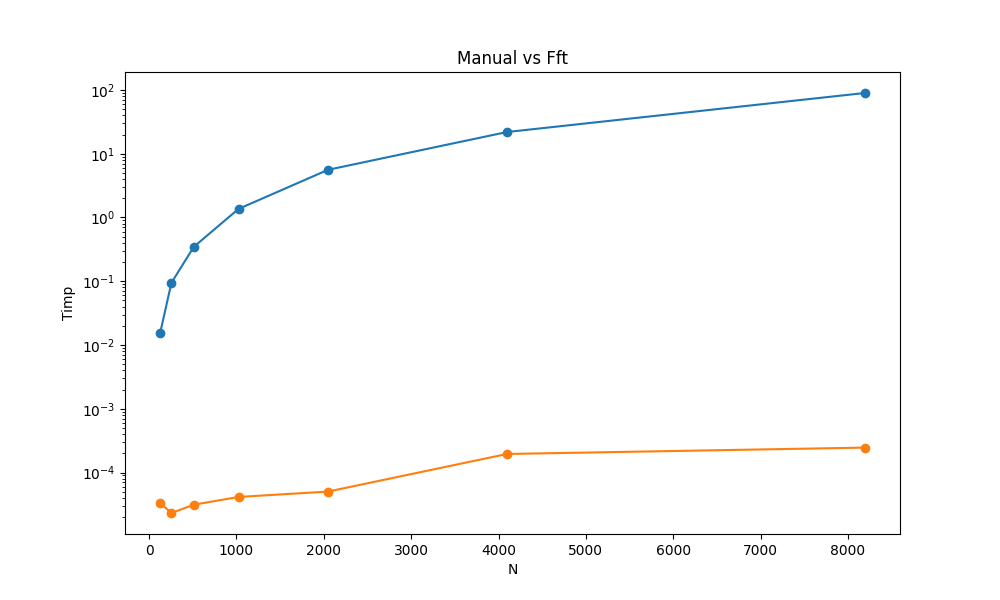

Here is the Python script that generated this plot:
# Codreanu Radu Stefan
# Grupa 461

import time
import numpy as np
import matplotlib.pyplot as plt
from time import perf_counter

# Exercitiul 1

N = [128, 256, 512, 1024, 2048, 4096, 8192]
fourier_manual = []
fourier_fft = []


for step in N:
    
  t = np.linspace(0, 1, step)
  x = np.sin(2 * np.pi * t)
  Fourier_manual = np.zeros((step, step), dtype=complex)
  # Manual Fourier implementation
  start_manual = time.time()
  for m in range(step):
      for n in range(step):
          Fourier_manual[m][n] = np.exp(2 * np.pi * 1j * m * n / step)

  X = np.dot(Fourier_manual, x)
  end_manual = time.time()
  fourier_manual.append(end_manual - start_manual)

  # FFT Fourier implementation
  start_fft = perf_counter()

  Fourier_fft = np.fft.fft(x)

  end_fft = perf_counter()
  fourier_fft.append(end_fft - start_fft)

plt.figure(figsize=(10,6))
plt.plot(N, fourier_manual, marker='o')
plt.plot(N, fourier_fft, marker='o')
plt.xlabel('N')
plt.ylabel('Timp')
plt.yscale('log')
plt.title('Manual vs Fft')
plt.show()
